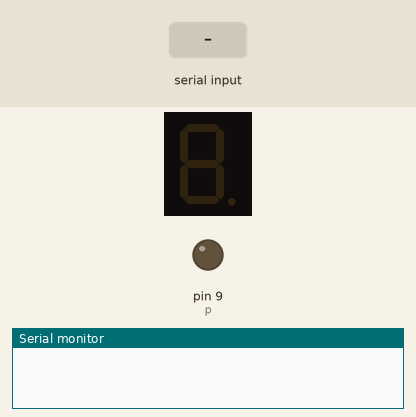
Bench run of a sketch on a simulated Arduino Uno, built with avr-gcc and run on an emulated ATmega328P. On the bench: 1-digit seven-segment display, output pins drawn as LEDs (lit = HIGH), the last lines printed to the serial monitor. Wiring (inferred from the names in the program): 1-digit 7-segment display, segments lit when HIGH: segments pin 2, pin 3, pin 4, pin 5, pin 6, pin 7, pin 8. Inputs (shaded band) come from the test bench. The segment pins are drawn as the display they are named for; pins used as bus, display or sensor lines are not drawn.

Above: at 1.2 s.
1.3 s: "a" received over Serial
At 1.7 s:
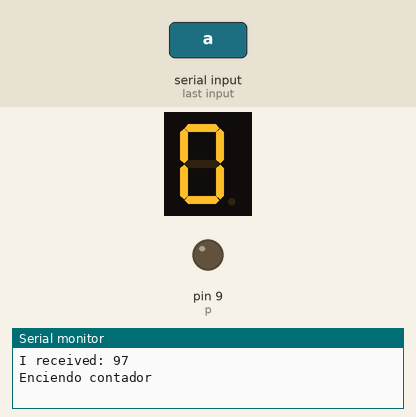
4.3 s: "A" received over Serial
5.8 s: "a" received over Serial
At 7.7 s:
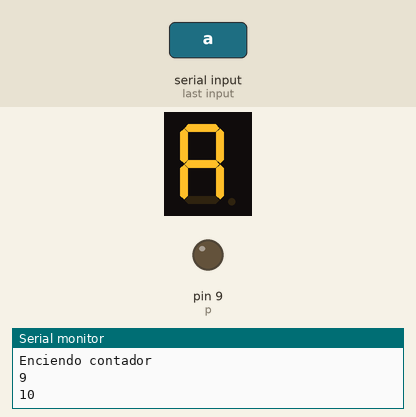
At 8.7 s:
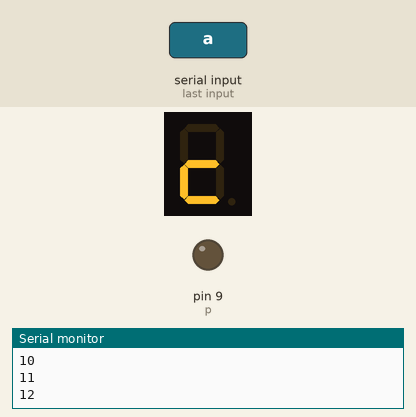
Timing chart, 0 to 10.2 s (numbered marks = the images above; inputs shaded):
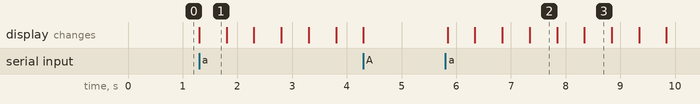

The sketch:

contadorConTecla.ino
```cpp
int a = 2;
int b = 3;
int c = 4;
int d = 5;
int e = 6;
int f = 7;
int g = 8;
int p = 9;
int tiempo = 500;
char letra;
int num;
bool iniciado = false;

void cero(){
digitalWrite(a,HIGH);
digitalWrite(b,HIGH);
digitalWrite(c,HIGH);
digitalWrite(d,HIGH);
digitalWrite(e,HIGH);
digitalWrite(f,HIGH);
}

void uno(){
digitalWrite(b,HIGH);
digitalWrite(c,HIGH);
}

void dos(){
digitalWrite(a,HIGH);
digitalWrite(b,HIGH);
digitalWrite(e,HIGH);
digitalWrite(d,HIGH);
digitalWrite(g,HIGH);
}

void tres(){
digitalWrite(a,HIGH);
digitalWrite(b,HIGH);
digitalWrite(c,HIGH);
digitalWrite(d,HIGH);
digitalWrite(g,HIGH);
}

void cuatro(){
digitalWrite(b,HIGH);
digitalWrite(c,HIGH);
digitalWrite(f,HIGH);
digitalWrite(g,HIGH);
}

void cinco(){
digitalWrite(a,HIGH);
digitalWrite(c,HIGH);
digitalWrite(d,HIGH);
digitalWrite(f,HIGH);
digitalWrite(g,HIGH);
}

void seis(){
digitalWrite(a,HIGH);
digitalWrite(c,HIGH);
digitalWrite(d,HIGH);
digitalWrite(e,HIGH);
digitalWrite(f,HIGH);
digitalWrite(g,HIGH);
}

void siete(){
digitalWrite(a,HIGH);
digitalWrite(b,HIGH);
digitalWrite(c,HIGH);
}

void ocho(){
digitalWrite(a,HIGH);
digitalWrite(b,HIGH);
digitalWrite(c,HIGH);
digitalWrite(d,HIGH);
digitalWrite(e,HIGH);
digitalWrite(f,HIGH);
digitalWrite(g,HIGH);
}

void nueve(){
  digitalWrite(a,HIGH);
digitalWrite(b,HIGH);
digitalWrite(c,HIGH);
digitalWrite(f,HIGH);
digitalWrite(g,HIGH);
}

void letraA(){
digitalWrite(a,HIGH);
digitalWrite(b,HIGH);
digitalWrite(c,HIGH);
digitalWrite(e,HIGH);
digitalWrite(f,HIGH);
digitalWrite(g,HIGH);
}

void letraB(){
digitalWrite(c,HIGH);
digitalWrite(d,HIGH);
digitalWrite(e,HIGH);
digitalWrite(f,HIGH);
digitalWrite(g,HIGH);
}

void letraC(){
digitalWrite(d,HIGH);
digitalWrite(e,HIGH);
digitalWrite(g,HIGH);
}

void letraD(){
digitalWrite(b,HIGH);
digitalWrite(c,HIGH);
digitalWrite(d,HIGH);
digitalWrite(e,HIGH);
digitalWrite(g,HIGH);
}

void letraE(){
digitalWrite(a,HIGH);
digitalWrite(d,HIGH);
digitalWrite(e,HIGH);
digitalWrite(f,HIGH);
digitalWrite(g,HIGH);
}

void letraF(){
digitalWrite(a,HIGH);
digitalWrite(e,HIGH);
digitalWrite(f,HIGH);
digitalWrite(g,HIGH);
}

void apagarTodo(){
  digitalWrite(a,LOW);
  digitalWrite(b,LOW);
  digitalWrite(c,LOW);
  digitalWrite(d,LOW);
  digitalWrite(e,LOW);
  digitalWrite(f,LOW);
  digitalWrite(g,LOW);
  digitalWrite(p,LOW);
}

void contador(int num){
  apagarTodo();
  switch (num){
    case 0:
      //0
      cero();
      delay(tiempo);
      break;
    case 1:
      //1
      uno();
      delay(tiempo);
      break;
    case 2:
      //2
      dos();
      delay(tiempo);
      break;
    case 3:
      //3
      tres();
      delay(tiempo);
      break;
    case 4:
      //4
      cuatro();
      delay(tiempo);
      break;
    case 5:
      //5
      cinco();
      delay(tiempo);
      break;
    case 6:
      //6
      seis();
      delay(tiempo);
      break;
    case 7:
      //7
      siete();
      delay(tiempo);
      break;
    case 8:
      //8
      ocho();
      delay(tiempo);
      break;
    case 9:
      //9
      nueve();
      delay(tiempo);
      break;
    case 10:
      //10
      letraA();
      delay(tiempo);
      break;
    case 11:
      //11
      letraB();
      delay(tiempo);
      break;
    case 12:
      //12
      letraC();
      delay(tiempo);
      break;
    case 13:
      //13
      letraD();
      delay(tiempo);
      break;
    case 14:
      //14
      letraE();
      delay(tiempo);
      break;
    case 15:
      //15
      letraF();
      delay(tiempo);
    break;
  }

}

void setup() {
  // put your setup code here, to run once:
Serial.begin(9600);

pinMode (a, OUTPUT);
pinMode (b, OUTPUT);
pinMode (c, OUTPUT);
pinMode (d, OUTPUT);
pinMode (e, OUTPUT);
pinMode (f, OUTPUT);
pinMode (g, OUTPUT);
pinMode (p, OUTPUT);

}

void loop() {
  // put your main code here, to run repeatedly:
    if (Serial.available() > 0) {
    // read the incoming byte:
    letra = Serial.read();

    // say what you got:
    Serial.print("I received: ");
    Serial.println(letra, DEC);

  }
    if (iniciado == true){
      if (num >15){
        num = 0;
      }
      contador(num);
      num += 1;
      Serial.println(num);
    }
    if (letra == 'a' && iniciado == false){
      Serial.println("Enciendo contador");
      iniciado = true;
      contador(num);
      num +=1;
    }
    if (letra == 'A'){
      Serial.println("Detengo contador");
      iniciado = false;
    }
}
```

Measured:
- after the input at 1.3 s, the display: changes at once (image 1)
- after the input at 5.8 s, the display: first changes at once (image 2 shows a later state)
- what the display in image 1 shows lasts 0.5 s, from 1.3 s to 1.8 s
